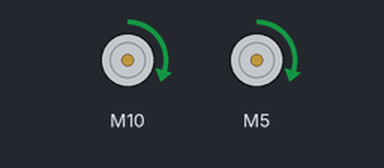
A sketch run on a simulated Arduino Uno, built with avr-gcc and run on an emulated ATmega328P. Parts: 2 × DC motor (green arrow = forward, orange = backward, longer = faster).

Above: at 0.1 s.
Timing chart, 0 to 1.6 s (numbered marks = the images above):
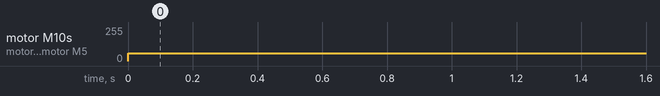

The sketch:

cytron.ino
```cpp
//Ne marche pas mais idée à prendre

#include "CytronMotorDriver.h"
// Configure the motor driver.
CytronMD motor2(PWM_PWM, 5, 6);    // PWM 1A = Pin 3, PWM 1B = Pin 9.
CytronMD motor1(PWM_PWM, 10, 11);  // PWM 2A = Pin 10, PWM 2B = Pin 11.


void setup() {
  Serial.begin(9600);
}

void robotStop() {
  motor1.setSpeed(0);  // Motor 1 stops.
  motor2.setSpeed(0);  // Motor 2 stops.

}

void robotForward() {
  motor1.setSpeed(60);  // Motor 1 runs forward.
  motor2.setSpeed(60);  // Motor 2 runs forward.
}

void robotReverse() {
  motor1.setSpeed(-150);  // Motor 1 runs backward.
  motor2.setSpeed(-150);  // Motor 2 runs backward.
}

void robotTurnLeft() {
  motor1.setSpeed(150);   // Motor 1 runs forward.
  motor2.setSpeed(-150);  // Motor 2 runs backward.
}

void robotTurnRight() {
  motor1.setSpeed(-150);  // Motor 1 runs backward.
  motor2.setSpeed(150);   // Motor 2 runs forkward.
}
void loop() {

  robotForward();
  delay(1000);}
```

Measured:
- by itself, motor M10, motor M5: stopped → forward 60/255 at 0.00 s
